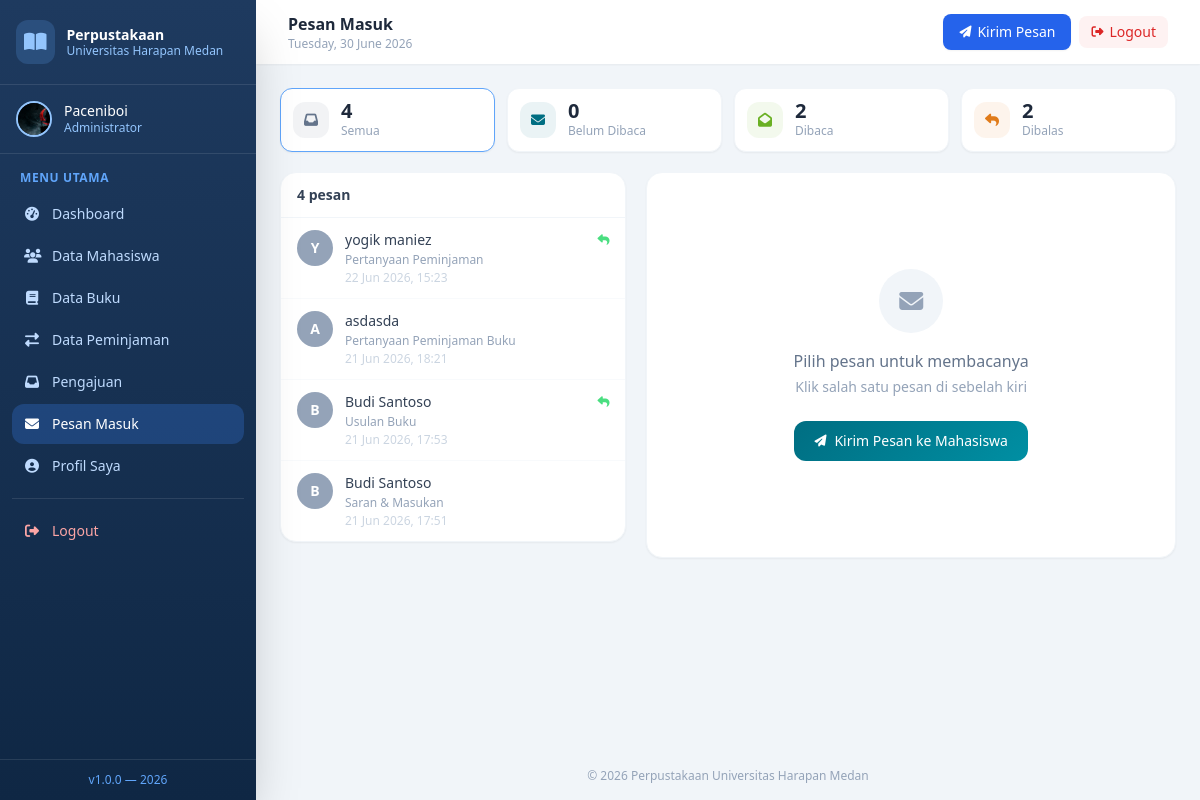
Screenshot of /perpustakaan/admin/pesan.php (signed in) with the database file from the repository.
### tables this page shows
CREATE TABLE `pesan_kontak` (
  `id` int(11) NOT NULL,
  `user_id` int(11) DEFAULT NULL,
  `nama` varchar(100) NOT NULL,
  `email` varchar(100) NOT NULL,
  `subjek` varchar(200) DEFAULT NULL,
  `pesan` text NOT NULL,
  `status` enum('belum_dibaca','sudah_dibaca','dibalas') DEFAULT 'belum_dibaca',
  `balasan` text DEFAULT NULL,
  `sudah_dibaca_mahasiswa` tinyint(1) DEFAULT 0,
  `waktu_balas` timestamp NULL DEFAULT NULL,
  `created_at` timestamp NOT NULL DEFAULT current_timestamp()
);

CREATE TABLE `users` (
  `id` int(11) NOT NULL,
  `nama` varchar(100) NOT NULL,
  `email` varchar(100) NOT NULL,
  `password` varchar(255) NOT NULL,
  `nim` varchar(20) DEFAULT NULL,
  `foto` varchar(255) DEFAULT NULL,
  `role` enum('admin','mahasiswa') NOT NULL DEFAULT 'mahasiswa',
  `created_at` timestamp NOT NULL DEFAULT current_timestamp()
);

### perpustakaan/admin/pesan.php (the view, shortened to what the rows shown need)
<?php
require_once __DIR__ . '/../config/db.php';
$id_dipilih   = (int)($_GET['id'] ?? 0);
$filter = $_GET['filter'] ?? 'semua';
$where  = '';
$semua_pesan = $pdo->query("
    SELECT p.*, u.nama as nama_user
    FROM pesan_kontak p
    LEFT JOIN users u ON p.user_id=u.id
    $where
    ORDER BY p.created_at DESC
")->fetchAll();
$stat_semua = $pdo->query("SELECT COUNT(*) FROM pesan_kontak")->fetchColumn();
$stat_belum = $pdo->query("SELECT COUNT(*) FROM pesan_kontak WHERE status='belum_dibaca'")->fetchColumn();
$stat_baca  = $pdo->query("SELECT COUNT(*) FROM pesan_kontak WHERE status='sudah_dibaca'")->fetchColumn();
$stat_balas = $pdo->query("SELECT COUNT(*) FROM pesan_kontak WHERE status='dibalas'")->fetchColumn();
?>
<!DOCTYPE html>
<html lang="id">
<head>
    <script src="https://cdn.tailwindcss.com"></script>
    <link rel="stylesheet" href="https://cdnjs.cloudflare.com/ajax/libs/font-awesome/6.5.0/css/all.min.css">
</head>
<body class="bg-slate-100 font-sans">
<?php require_once __DIR__ . '/includes/sidebar.php'; ?>
<div class="lg:ml-64 min-h-screen flex flex-col">
    <header class="bg-white shadow-sm sticky top-0 z-10">
        <div class="flex items-center justify-between px-4 lg:px-8 py-3">
            <div class="flex items-center gap-3">
                <div>
                    <h2 class="text-slate-800 font-semibold">Pesan Masuk</h2>
                </div>
            </div>
        </div>
    </header>
    <main class="flex-1 p-4 lg:p-6">
        <div class="grid grid-cols-4 gap-3 mb-5">
            <?php
            $stats = [
                ['semua',        'Semua',        $stat_semua, 'fa-inbox',         '#64748b'],
                ['belum_dibaca', 'Belum Dibaca', $stat_belum, 'fa-envelope',      '#006e82'],
                ['sudah_dibaca', 'Dibaca',       $stat_baca,  'fa-envelope-open', '#6ab023'],
                ['dibalas',      'Dibalas',      $stat_balas, 'fa-reply',         '#e07b1a'],
            ];
            foreach ($stats as $s):
                $aktif = $filter === $s[0];
            ?>
            <a href="?filter=<?= $s[0] ?><?= $id_dipilih ? '&id='.$id_dipilih : '' ?>"
               class="bg-white rounded-xl p-3 shadow-sm border transition-all flex items-center gap-3
                      hover:shadow-md <?= $aktif ? 'border-blue-400 bg-blue-50' : 'border-slate-100' ?>">
                <div class="w-9 h-9 rounded-xl flex items-center justify-center flex-shrink-0"
                     style="background:<?= $s[4] ?>15">
                    <i class="fa-solid <?= $s[3] ?> text-sm" style="color:<?= $s[4] ?>"></i>
                </div>
                <div>
                    <p class="text-xl font-bold text-slate-800 leading-none"><?= $s[2] ?></p>
                    <p class="text-xs text-slate-400 mt-0.5"><?= $s[1] ?></p>
                </div>
            </a>
            <?php endforeach; ?>
        </div>
        <div class="grid lg:grid-cols-5 gap-5">
            <div class="lg:col-span-2">
                <div class="bg-white rounded-2xl shadow-sm border border-slate-100 overflow-hidden">
                    <?php if (empty($semua_pesan)): ?>
                    <div class="py-12 text-center text-slate-400">
                        <i class="fa-solid fa-inbox text-3xl mb-3 block"></i>
                        <p class="text-sm">Tidak ada pesan</p>
                    </div>
                    <?php else: ?>
                    <ul class="pesan-list divide-y divide-slate-50">
                        <?php foreach ($semua_pesan as $p):
                            $dipilih = $id_dipilih === (int)$p['id'];
                            $belum   = $p['status'] === 'belum_dibaca';
                        ?>
                        <li>
                            <a href="pesan.php?filter=<?= $filter ?>&id=<?= $p['id'] ?>"
                               class="flex items-start gap-3 px-4 py-3 hover:bg-slate-50 transition block
                                      <?= $dipilih ? 'item-aktif' : '' ?>">
                                <div class="w-9 h-9 rounded-full flex items-center justify-center flex-shrink-0
                                            text-white text-sm font-bold"
                                     style="background:<?= $belum ? '#006e82' : '#94a3b8' ?>">
                                    <?= strtoupper(substr($p['nama'],0,1)) ?>
                                </div>
                                <div class="flex-1 min-w-0">
                                    <div class="flex items-center justify-between gap-1 mb-0.5">
                                        <p class="text-slate-700 text-sm truncate
                                                  <?= $belum ? 'font-bold' : 'font-medium' ?>">
                                            <?= htmlspecialchars($p['nama_user'] ?? $p['nama']) ?>
                                        </p>
                                        <?php if ($belum): ?>
                                        <span class="w-2 h-2 rounded-full bg-blue-500 flex-shrink-0"></span>
                                        <?php elseif ($p['status']==='dibalas'): ?>
                                        <i class="fa-solid fa-reply text-xs text-green-400 flex-shrink-0"></i>
                                        <?php endif; ?>
                                    </div>
                                    <p class="text-slate-400 text-xs truncate">
                                        <?= htmlspecialchars($p['subjek'] ?: 'Tidak ada subjek') ?>
                                    </p>
                                    <p class="text-slate-300 text-xs mt-0.5">
                                        <?= date('d M Y, H:i', strtotime($p['created_at'])) ?>
                                    </p>
                                </div>
                            </a>
                        </li>
                        <?php endforeach; ?>
                    </ul>
                    <?php endif; ?>
                </div>
            </div>
        </div>
    </main>
</div>
</body>
</html>

### rows the page displays
pesan_kontak: id "2", s "Dibalas", nama "B", user.nama "Budi Santoso", status "dibalas" (drawn), subjek "Usulan Buku", created_at "21 Jun 2026, 17:53"
pesan_kontak: nama "Y", user.nama "yogik maniez", status "dibalas" (drawn), subjek "Pertanyaan Peminjaman", created_at "22 Jun 2026, 15:23"
pesan_kontak: nama "A", nama "asdasda", subjek "Pertanyaan Peminjaman Buku", created_at "21 Jun 2026, 18:21"
pesan_kontak: nama "B", user.nama "Budi Santoso", subjek "Saran & Masukan", created_at "21 Jun 2026, 17:51"

### other values shown
$_SESSION['nama'] "Paceniboi"
$menu['label'] "Dashboard"
$menu['label'] "Data Mahasiswa"
$menu['label'] "Data Buku"
$menu['label'] "Data Peminjaman"
$menu['label'] "Pengajuan"
$menu['label'] "Pesan Masuk"
$menu['label'] "Profil Saya"
$s[2] "4"
$s[1] "Semua"
$s[2] "0"
$s[1] "Belum Dibaca"
$s[2] "2"
$s[1] "Dibaca"
count($semua_pesan) "4"
